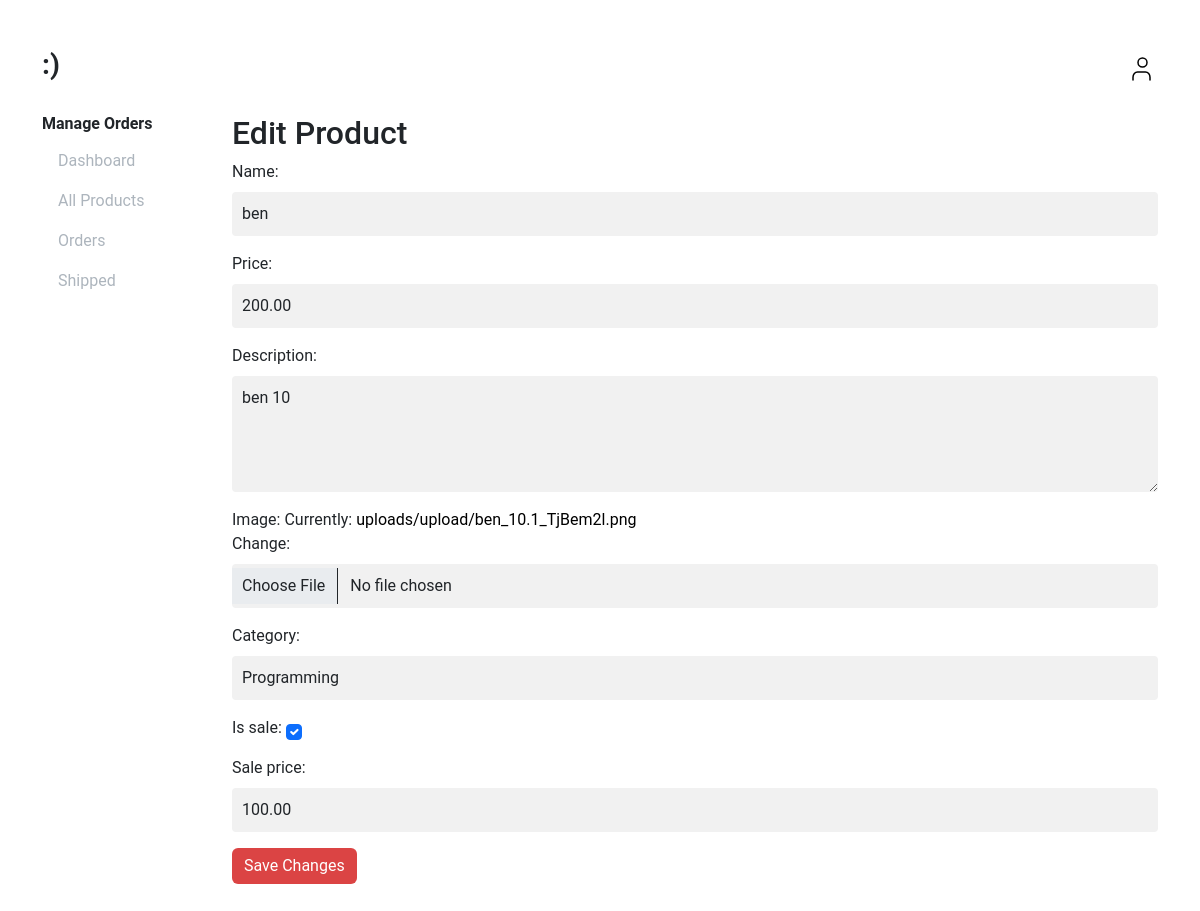
/payment/product/13/edit/, run on the app's committed database.
### store/models.py (models this page shows, shortened)
class Product(models.Model):
    name = models.CharField(max_length=50)
    price = models.DecimalField(default= 0, decimal_places=2, max_digits=6)
    category = models.ForeignKey(Category, on_delete=models.CASCADE, default=1)
    description = models.CharField(max_length=250, default='', blank=True, null=True)
    image =  models.ImageField(upload_to='uploads/upload/')
    is_sale = models.BooleanField(default=False)
    sale_price = models.DecimalField(default= 0, decimal_places=2, max_digits=6)

class Category(models.Model):
    name = models.CharField(max_length=50)
    def __str__(self):
        return self.name
    class Meta:
        verbose_name_plural = 'Categories'

### payment/views.py (the view)
# urls.py: path('product/<int:pk>/edit/', views.product_edit, name='product_edit'),
def product_edit(request, pk):
    product = get_object_or_404(Product, pk=pk)
    if request.method == 'POST':
        form = ProductForm(request.POST, request.FILES, instance=product)
        if form.is_valid():
            form.save()
            messages.success(request, "Product Editted!")
            return redirect('all_products')
    else:
        form = ProductForm(instance=product)
    return render(request, 'payment/product_edit.html', {'form': form})

### payment/forms.py
class ProductForm(forms.ModelForm):
    class Meta:
        model = Product
        fields = ['name', 'price', 'description', 'image', 'category', 'is_sale', 'sale_price']
        widgets = {
            'name': forms.TextInput(attrs={'class': 'form-control mt-2', 'placeholder': 'Product Name'}),
            'price': forms.NumberInput(attrs={'class': 'form-control mt-2', 'placeholder': 'Product Price'}),
            'description': forms.Textarea(attrs={'class': 'form-control mt-2', 'placeholder': 'Product Description', 'rows': 4}),
            'image': forms.ClearableFileInput(attrs={'class': 'form-control mt-2'}),
            'category': forms.Select(attrs={'class': 'form-control mt-2'}),
            'is_sale': forms.CheckboxInput(attrs={'class': 'form-check-input mt-2'}),
            'sale_price': forms.NumberInput(attrs={'class': 'form-control mt-2', 'placeholder': 'Sale Price'}),
        }

### cart/context_processors.py (called while the page is built)
def cart(request):
    return {'cart': Cart(request)}

### payment/templates/payment/product_edit.html (shortened to what this page needs)
{% extends 'payment/admin_base.html' %}
    {% block content %}
    <h2>Edit Product</h2>
    <form method="POST" enctype="multipart/form-data">
        {{ form.as_p }}
        <button type="submit" class="btn btn-primary">Save Changes</button>
    </form>
    {% endblock %}

### static/css/style.css (style rules this page uses)
* { outline: none !important; box-shadow: none !important; }
html, body { background-color: #ffffff; font-family: 'Roboto', sans-serif !important; }
.bg-primary, .btn-primary { background-color: #db4444 !important; border: 0px !important; }
a { text-decoration: none !important; color: #000 !important; }
.form-control { background-color: #f1f1f1; border: none; border-radius: 4px; padding: 10px; }

### data on the page
Product: name "ben", price "200.00", description "ben 10", category "Programming", is_sale "☑", sale_price "100.00"
